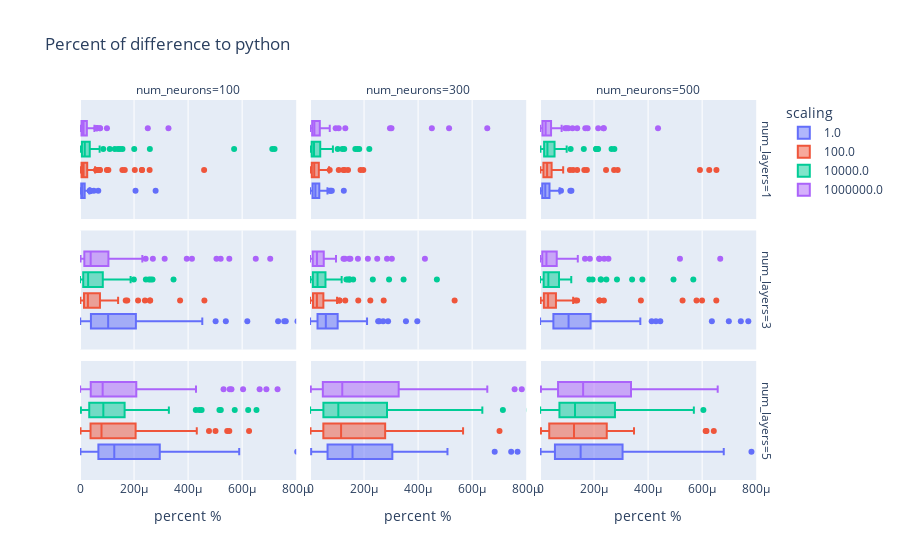

The notebook cell this image was saved under:
### Code cell
# use ploty express to create a histrgram of the precision values
fig = px.box(dfs, x='percent %', title='Percent of difference to python',color='scaling', facet_col='num_neurons', facet_row='num_layers')
fig.update_layout(
    showlegend=True,
    xaxis_range=[0, 8e-4],
    yaxis_range=[-0.5, 0.5]
)
fig.show()
